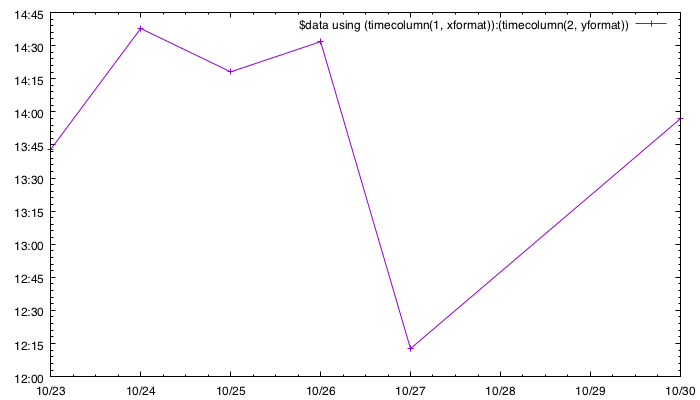

This figure's gnuplot source:
set terminal pngcairo size 700,400
set output 'data.timefmt2.png'

$data << EOD
2017-10-23 13:43:00
2017-10-24 14:37:45
2017-10-25 14:18:06
2017-10-26 14:31:48
2017-10-27 12:12:41
2017-10-30 13:56:49
EOD

set xdata time
set ydata time

xformat = '%Y-%m-%d'  # parse format (for timecolumn)
yformat = '%H:%M:%S'

set format x '%m/%d'  # tics format
set format y '%H:%M'

plot $data using (timecolumn(1, xformat)):(timecolumn(2, yformat)) w lp
